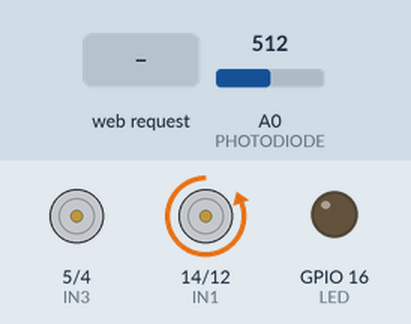
The sketch below on a simulated ESP8266 (NodeMCU). On the bench: motor-driver pin pairs drawn as motors (green arrow = first pin HIGH = forward, orange = second pin HIGH = backward, longer = more drive), output pins drawn as LEDs (lit = HIGH). Dashed ring = blinking. The inputs (shaded band) are chosen by the test bench; at power-on: A0 (PHOTODIODE) = 512. WiFi joins after 1.5 s; servers stay silent unless stated; what the sketch prints to the serial monitor is not drawn.

Above: at 3.2 s.
3.3 s: HTTP request GET /change received
At 3.46 s:
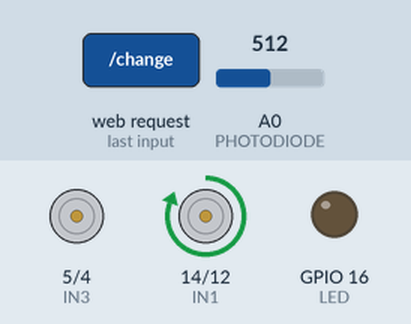
6.3 s: HTTP request GET /switch received
At 7.12 s:
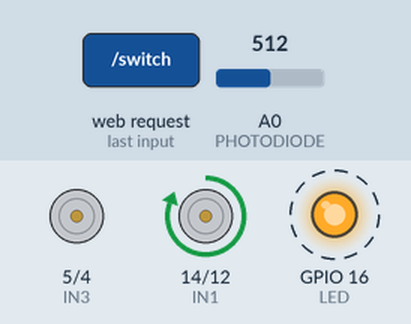
9.3 s: HTTP request GET /set received
12.3 s: A0 (PHOTODIODE) set to 214
15.3 s: A0 (PHOTODIODE) set to 189
At 16.04 s:
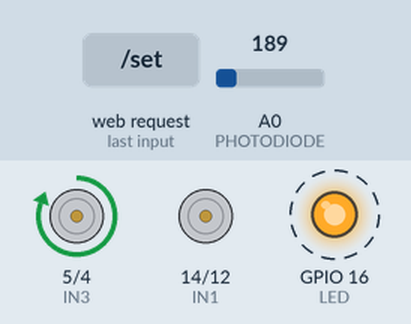
18.3 s: HTTP request GET /switch?val=1 received
At 18.5 s:
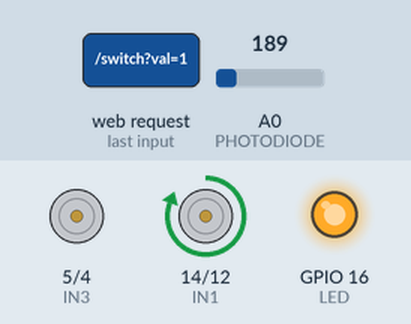
Timing chart, 0 to 22.3 s (numbered marks = the images above; inputs shaded):
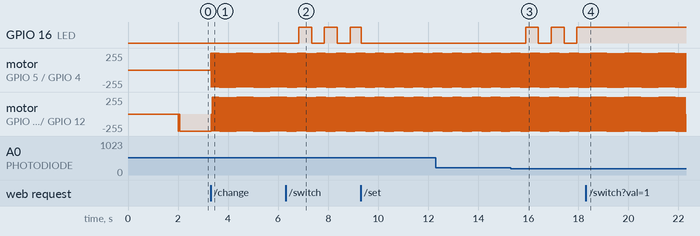

The sketch:

main.ino
```cpp
#include <ESP8266WiFi.h>
#include <ESP8266WebServer.h>

// Values for motor to stop when closing and opening
const int START_STEPS = 100;
const int END_STEPS = 1460;
int position = 0; // current position in steps. Initially the curtain is fully open. Default number of steps for the open state is 100 [START_STEPS]

// WiFi credentials
const char* ssid = "aaa";
const char* password = "122525625";

// Light sensor
int lightThreshold = 500;
const int PHOTODIODE = A0;

// Webserver
ESP8266WebServer server(80);

// Indication LED
const int LED = 16; // D0
int ledCounter = 0;
const int LED_MAX_COUNTER = 50;
bool ledOn = false;

// H-bridge inputs
const int IN1 = 14; // D5
const int IN2 = 12; // D6
const int IN3 = 5; // D1
const int IN4 = 4; // D2

// Curtain's state
bool open = true;
bool moving = false;

// control mode
bool manual = true;

void setup() {
  startUtils();
  setServerActions(server);
  initPins();
  connectToWiFi();
  printConnectionInfo();
  startServer(server);
  Serial.println("All is SET");
}


void loop() {
  static int coilNumber = 1;

  energizeCoilNumber(coilNumber);

  // if automatic mode
  if (!manual) {
    //Serial.println(analogRead(PHOTODIODE));
    // if the the curtain is closed and the light threshold is exceeded or if the curtain is open and the light level is lower then the threshold
    if (!moving && (analogRead(PHOTODIODE) > lightThreshold && !open || analogRead(PHOTODIODE) < lightThreshold && open)) {
      moving = true;
      Serial.println("Moving!");
    }

    //Serial.print("ledCounter: ");
    //Serial.println(ledCounter);
    //Serial.print("photo level: ");
    //Serial.println(analogRead(PHOTODIODE));

    if (abs(analogRead(PHOTODIODE) - lightThreshold) < 200) {

      if (ledCounter >= LED_MAX_COUNTER) {
        if (ledOn) {
          digitalWrite(LED, LOW);
          ledOn = false;
          ledCounter = 0;
        } else {
          digitalWrite(LED, HIGH);
          ledOn = true;
          ledCounter = 0;
        }

        //Serial.println(analogRead(PHOTODIODE));
      }

      ledCounter++;
    } else {
      digitalWrite(LED, LOW);
    }


  }

  server.handleClient();

  if (moving && open) { // close the curtain
      coilNumber = (coilNumber + 1) % 4;
      position += 1;
  }

  if (moving && !open) { // open the curtain
      coilNumber = ((coilNumber - 1) % 4);
      position -= 1;
  }

  if (position == END_STEPS && moving && open) {
    moving = false;
    open = false;
    server.send(200);
    Serial.println("Stop. CLOSED");
  }

  if (position == START_STEPS && moving && !open) {
    moving = false;
    open = true;
    server.send(200);
    Serial.println("Stop. OPEN");
  }

  delay(10);
}

void startServer(ESP8266WebServer &server) {
  server.begin(80);
  Serial.println("Server is UP");
}

void connectToWiFi() {
  while (WiFi.status() != WL_CONNECTED) {
    Serial.print('.');
    delay(1000);
  }
}

// init utils
void startUtils() {
  Serial.begin(115200);
  WiFi.begin(ssid, password);
  Serial.println("Serial and WiFi are UP");
}

// set server handlers
void setServerActions(ESP8266WebServer &server) {
  server.on("/", handleHome);
  server.on("/change", onChange);
  server.on("/set", onSet);
  server.on("/switch", switchMode);
  server.on("/illumination", onIlluminationRequest);
  Serial.println("Server actions are SET");
}

// set pins mode
void initPins() {
  pinMode(LED, OUTPUT); // LED
  pinMode(IN1, OUTPUT);
  pinMode(IN2, OUTPUT);
  pinMode(IN3, OUTPUT);
  pinMode(IN4, OUTPUT);
  pinMode(PHOTODIODE, INPUT);
  Serial.println("Pins are SET");
}

// WiFi connection info
void printConnectionInfo() {
  Serial.print("Connected to Wi-Fi: ");
  Serial.println(ssid);
  Serial.print("IP address: ");
  Serial.println(WiFi.localIP());
}

// motor coils controls
void energizeCoilNumber(int n) {
  digitalWrite(IN1, LOW);
  digitalWrite(IN2, LOW);
  digitalWrite(IN3, LOW);
  digitalWrite(IN4, LOW);

  if (n < 0)
    n += 4;

  switch (n) {
    case 0:
      digitalWrite(IN1, HIGH);
      //Serial.println("IN1 HIGH");
      break;
    case 1:
      digitalWrite(IN2, HIGH);
      //Serial.println("IN2 HIGH");
      break;
    case 2:
      digitalWrite(IN3, HIGH);
      //Serial.println("IN3 HIGH");
      break;
    case 3:
      digitalWrite(IN4, HIGH);
      //Serial.println("IN4 HIGH");
      break;
  }
}

// "/" handler
void handleHome() {
  const char * page = "<!DOCTYPE html><html lang=\"en\"> <head> <meta charset=\"utf-8\"> <meta name=\"viewport\" content=\"width=device-width, initial-scale=1\"> <title>Smart Curtain WEB</title> <style> .flex { display: flex; } .align-center { align-items: center; } .message { font-weight: bold; } .invisible { display: none; } .good { color: green; } .bad { color: red; } p { /*margin-right: 10px;*/ margin: 0 10px 0 0; padding: 0 5px; } div > button { margin-right: 10px; } div { padding: 10px 5px; } </style> </head> <body> <div class=\"flex align-center invisible\" id=\"automatic_mode_div\"> <p>Set the light level: </p> <input id=\"light_in\" type=\"text\"> <button id=\"set_light_btn\" onclick=\"onSetButtonClick()\">Set</button> <p>Current level: <span id=\"light_level\"></span></p> </div> <p id=\"light_message\" class=\"message invisible\"></p> <div class=\"flex align-center\" id=\"manual_mode_div\"> <p id=\"led_status\">Curtain is OPEN:</p> <button id=\"led_btn\" value=\"open\" onclick=\"onLedButtonClick()\">CLOSE</button> </div> <p id=\"led_message\" class=\"message invisible\"></p> <div class=\"flex align-center\"> <p id=\"switch_p\">You are in Manual mode: </p> <button id=\"switch_btn\" value=\"manual\" onclick=\"onSwitchMode()\">Switch Mode</button> </div> </body> <script> let curtainMode = \"manual\"; let intervalId = -1; let intervalIntId = -1; if (intervalIntId === -1) { console.log(\"Watchdog set\"); intervalIntId = setInterval(() => { if (intervalId === -1 && curtainMode === \"auto\") { console.log(\"Inter inter\"); intervalId = setInterval(() => { fetch(\"/illumination\") .then((response) => { if (response.ok) { return response.json(); } } ) .then((data) => { const light = document.getElementById(\"light_level\"); light.innerText = data.value; } ); }, 1000); } if (curtainMode === \"manual\" && intervalId !== -1) { console.log(\"inter cleared\"); clearInterval(intervalId); intervalId = -1; } }) } function requestLightLevel() { intervalId = this.intervalId; fetch(\"/illumination\") .then((response) => { if (response.ok) { return response.json(); } } ) .then((data) => { const light = document.getElementById(\"light_level\"); light.innerText = data.value; } ); } function setLightLevelRequestInterval() { console.log(\"Interval set interval set\"); if (document.getElementById(\"switch_btn\").value === \"auto\" && !intervalTwoSet) { setInterval(requestLightLevel, 1000); } else if (intervalId !== -1) { clearInterval(intervalId); intervalTwoSet = false; } } function makeBad(message) { message.classList.remove(\"good\", \"invisible\"); message.classList.add(\"bad\"); setTimeout((message) => { message.classList.add(\"invisible\"); }, 5000, message); } function makeGood(message) { message.classList.remove(\"bad\", \"invisible\"); message.classList.add(\"good\"); setTimeout((message) => { message.classList.add(\"invisible\"); }, 5000, message); } function setDisabled(state, ...elements) { for (let o of elements) { o.disabled = state; if (state) console.log(o.innerText + \" is disabled\"); else console.log(o.innerText + \" is enabled\"); } } function onSwitchMode() { const switchBtn = document.getElementById(\"switch_btn\"); const mode = document.getElementById(\"switch_p\"); const autoDiv = document.getElementById(\"automatic_mode_div\"); const manualDiv = document.getElementById(\"manual_mode_div\"); fetch(\"/switch\") .then(respose => { if (respose.status === 200) { if (switchBtn.value === \"manual\") { switchBtn.value = \"auto\"; mode.innerText = \"You are in Auto mode: \"; manualDiv.classList.add(\"invisible\"); autoDiv.classList.remove(\"invisible\"); curtainMode = \"auto\"; } else { switchBtn.value = \"manual\"; mode.innerText = \"You are in Manual mode: \"; manualDiv.classList.remove(\"invisible\"); autoDiv.classList.add(\"invisible\"); curtainMode = \"manual\"; } } else { console.error(\"Something went wrong. Status: \" + respose.status); } }); } function onLedButtonClick() { console.log(\"Click LED\"); const ledBtn = document.getElementById(\"led_btn\"); const ledStatus = document.getElementById(\"led_status\"); const message = document.getElementById(\"led_message\"); const setBtn = document.getElementById(\"set_light_btn\"); setDisabled(true, ledBtn, setBtn); fetch(\"/change\") .then(respose => { if (respose.status === 200) { if (ledBtn.value === \"open\") { ledBtn.value = \"closed\"; ledBtn.innerText = \"OPEN\"; ledStatus.innerText = \"Curtain is CLOSED\"; message.innerText = \"The curtain is Closing\" } else { ledBtn.value = \"open\"; ledBtn.innerText = \"CLOSE\"; ledStatus.innerText = \"Curtain is OPEN\"; } } else { console.error(\"Something went wrong. Status: \" + respose.status); message.innerText = \"Something went wrong. Status: \" + respose.status; makeBad(message); } }); setDisabled(false, ledBtn, setBtn); } function onSetButtonClick() { console.log(\"Click SET\"); const input = document.getElementById(\"light_in\"); const message = document.getElementById(\"light_message\"); let value = parseInt(input.value); if (isNaN(value) || value < 0 || value > 100) { input.value = \"\"; message.innerText = \"Invalid value!\"; makeBad(message); return; } value = 1023 / 100 * value; console.log(\"Value sent: \" + value); fetch(\"/set?val=\" + value) .then(response => { if (response.status === 200) { input.value = \"\"; message.innerText = \"Successfully set!\"; makeGood(message); } else { input.value = \"\"; message.innerText = \"Something went wrong. Response status: \" + response.status; makeBad(message); return; } }); } </script></html>";
  server.send(200, "text/html", page);
}

// "/mode" handler
void switchMode() {
  if (manual)
    manual = false;
  else
    manual = true;
  Serial.print("Mode switched to: ");
  Serial.println(manual ? "Manual" : "Auto");
  server.send(200);
}

// "/change" handler
void onChange() {
  if (!moving) {
    moving = true;
    Serial.println("Moving!");
  }
}

// "/set" handler
void onSet() {
    String value = server.arg("val");
    Serial.println("Received value: " + value);
    lightThreshold = value.toInt();
    server.send(200, "text/plain", "Received value: " + value);
}

void onIlluminationRequest() {
  int value = analogRead(PHOTODIODE);
  String strValue = "{\"value\":\"" + String(value * 100 / 1024) + "%\"}";
  Serial.println(value);
  Serial.println(value / 1024 * 100);
  Serial.print("Value sent: ");
  Serial.println(strValue);
  server.send(200, "application/json", strValue);
}
```

Measured:
- the behaviour switches between 200 and 199 on A0 (PHOTODIODE) (found by bisection; images 2 and 3)
- after the input at 6.3 s, GPIO 16 (LED): alternates HIGH for 0.51 s and LOW for 0.51 s, starting after 0.53 s
- after the input at 15.3 s, GPIO 16 (LED): alternates HIGH for 0.51 s and LOW for 0.51 s, starting after 0.59 s
- after the input at 18.3 s, GPIO 16 (LED): stops changing and stays HIGH
